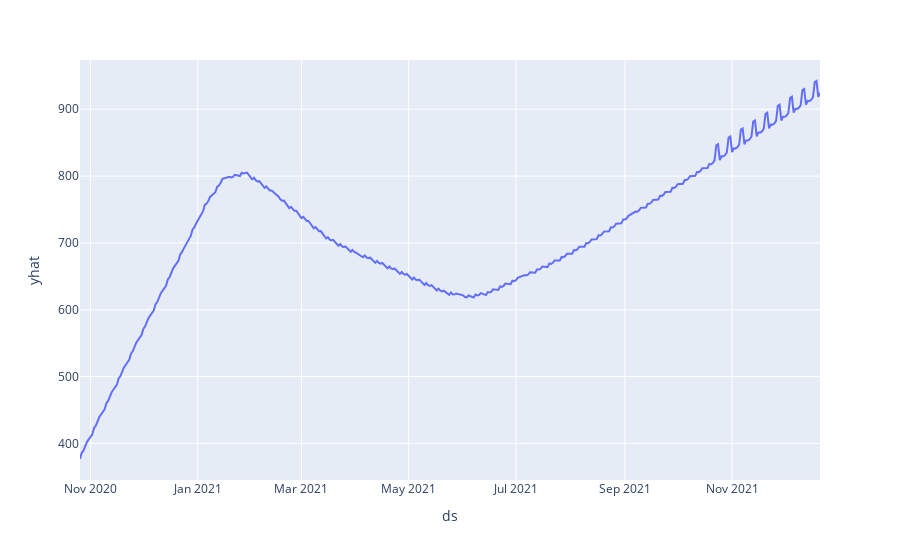

Source (notebook cell):
### Markdown cell above
##### Hereunder the predictions table, we are only concerned with ds, yhat_lower, yhat_upper, and yhat because these are the variables that will give us the predicted results with respect to the date specified.

yhat means the predicted output based on the input fed to the model, yhat_lower, and upper means the upper and lower value that can go based on the predicted output that is, the fluctuations that can happen.

### Code cell
pe.line(forecast,x='ds',y='yhat')

### Figure 1 — Plotly figure (JSON) as saved in the notebook; plotly's stock layout.template omitted (floating-point values rounded to 4 significant figures; data arrays with more than 128 entries replaced by an {"elided": "..."} marker saying what was removed)
{"data": [{"hovertemplate": "ds=%{x}<br>yhat=%{y}<extra></extra>", "legendgroup": "", "line": {"color": "#636efa", "dash": "solid"}, "marker": {"symbol": "circle"}, "mode": "lines", "name": "", "orientation": "v", "showlegend": false, "type": "scatter", "x": {"elided": "311 str values"}, "xaxis": "x", "y": {"elided": "311 float values"}, "yaxis": "y"}], "layout": {"legend": {"tracegroupgap": 0}, "margin": {"t": 60}, "xaxis": {"anchor": "y", "domain": [0, 1], "title": {"text": "ds"}}, "yaxis": {"anchor": "x", "domain": [0, 1], "title": {"text": "yhat"}}}}
